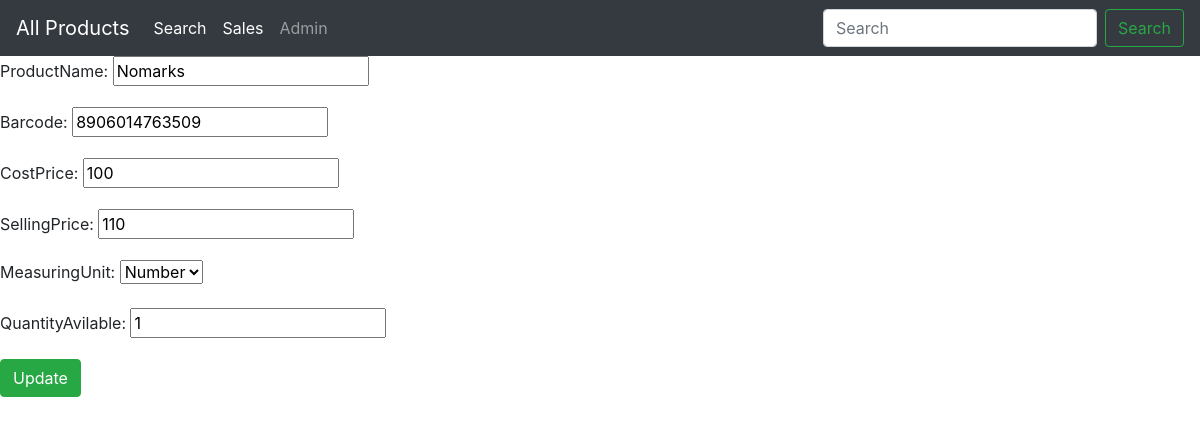
The page /new/dynamic/8906014763509/edit/ on the database its author committed.
### storeapp/models.py (models this page shows, shortened)
class Products(models.Model):
    ProductName = models.CharField(max_length=300)
    Barcode = models.CharField(max_length=300, primary_key=True)
    CostPrice = models.PositiveIntegerField()
    SellingPrice = models.PositiveIntegerField()
    Unit = [
        ("Number", "Number"),
        ("Kg", "Kg"),
    ]
    MeasuringUnit = models.CharField(
        max_length=10, choices=Unit, default="Number")
    QuantityAvilable = models.PositiveIntegerField()
    TotalQuantity = models.PositiveIntegerField(default=0, editable=False)
    total = models.PositiveIntegerField(blank=True, null=True, editable=False)

### storeapp/views.py (the view)
# urls.py: path('new/dynamic/<str:id>/edit/',product_edit,name="edit"),
def product_edit(request,id):
    post = get_object_or_404(Products,Barcode = id)
    if request.method == "POST":
        form = EditForm(request.POST or None,instance=post)
        if form.is_valid():
            form.save()
        form1 = NewProductForm()
        product = Products.objects.all()
        context = {'form1': form1, 'product': product}
        return redirect(NewProductViews)
    else:
        form = EditForm(instance=post)
    context = {
        "form": form,
        "post": post,
    }
    return render(request,"storeapp/editproduct.html",context)

### storeapp/forms.py
class EditForm(forms.ModelForm):
    class Meta:
        model = Products
        fields = "__all__"

### storeapp/templates/storeapp/editproduct.html (shortened to what this page needs)
{% extends 'storeapp/base.html' %}
{% block body%}
<form method="post">
{{form.as_p}}
<input type="submit" value="Update" class="btn btn-success">
</form>
{% endblock %}

### rows shown on the page
Products: ProductName "Nomarks", Barcode "8906014763509", CostPrice "100", SellingPrice "110", MeasuringUnit "Number", QuantityAvilable "1"
